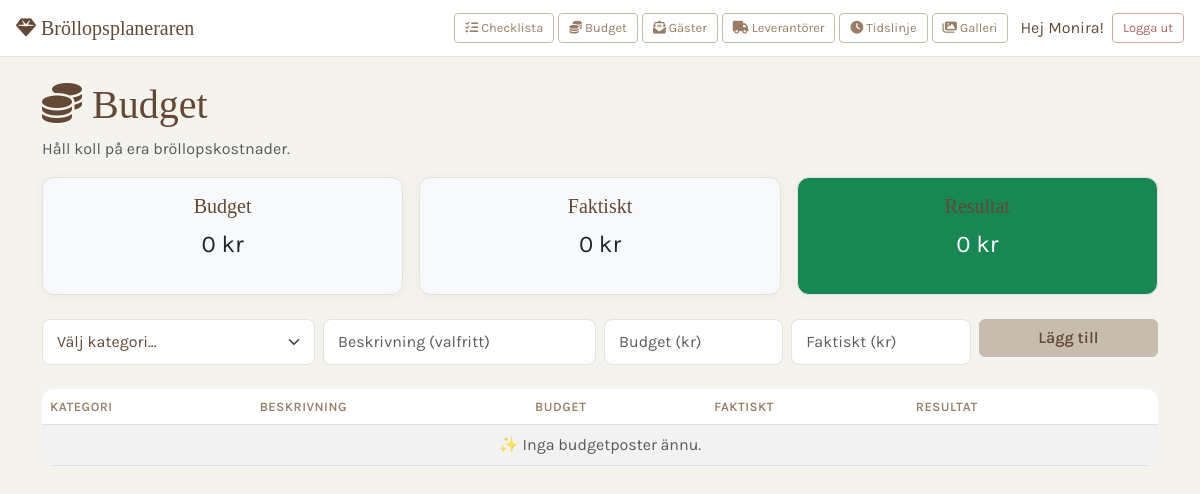
Page /checklist/budget/ (signed in) on the earlier database version.
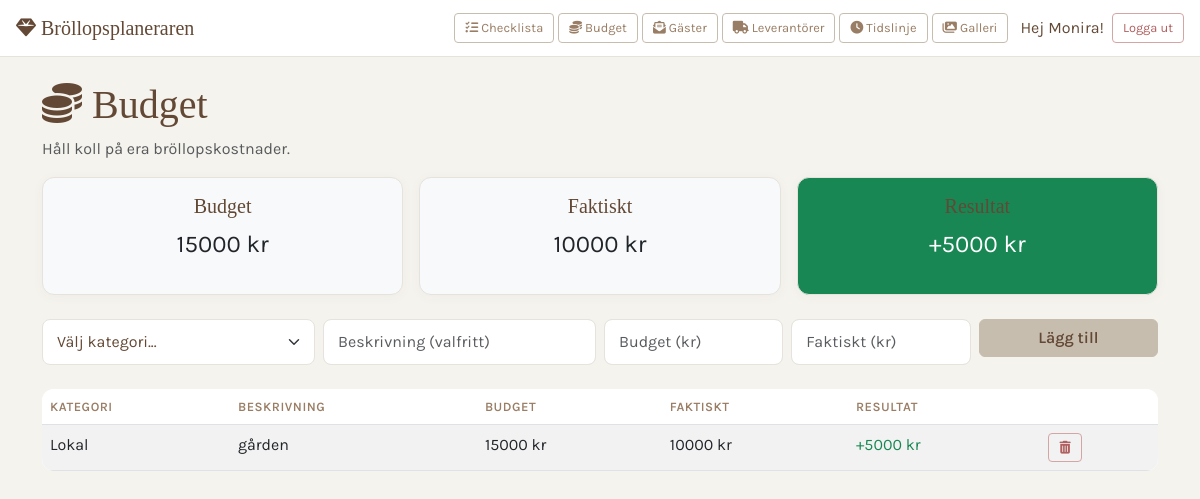
Same page on the later database version.
### planner/models.py (models this page shows, shortened)
class BudgetPost(models.Model):
    KATEGORIER = [
        ('lokal', 'Lokal'),
        ('catering', 'Catering'),
        ('fotograf', 'Fotograf'),
        ('film', 'Film'),
        ('blommor', 'Blommor'),
        ('klader', 'Klänning & Kostym'),
        ('musik', 'Musik & Underhållning'),
        ('transport', 'Transport'),
        ('inbjudningar', 'Inbjudningar'),
        ('ringar', 'Ringar'),
        ('har_och_makeup', 'Hår & Makeup'),
        ('ovrigt', 'Övrigt'),
    ]
    user = models.ForeignKey(User, on_delete=models.CASCADE)
    kategori = models.CharField(max_length=30, choices=KATEGORIER)
    beskrivning = models.CharField(max_length=255, blank=True)
    budgeterat = models.DecimalField(max_digits=10, decimal_places=0, default=0)
    faktiskt = models.DecimalField(max_digits=10, decimal_places=0, default=0)
    skapad = models.DateTimeField(auto_now_add=True)

### planner/views.py (the view)
# urls.py: path('budget/', views.budget, name='budget'),
@login_required
def budget(request):
    poster = BudgetPost.objects.filter(user=request.user).order_by('kategori')
    kategorier = BudgetPost.KATEGORIER
    total_budget = sum(p.budgeterat for p in poster)
    total_faktiskt = sum(p.faktiskt for p in poster)
    differens = total_budget - total_faktiskt
    for post in poster:
        post.diff = post.budgeterat - post.faktiskt
    return render(request, 'planner/budget.html', {
        'poster': poster,
        'kategorier': kategorier,
        'total_budget': total_budget,
        'total_faktiskt': total_faktiskt,
        'differens': differens,
    })

### planner/templates/planner/budget.html (shortened to what this page needs)
{% extends 'accounts/base.html' %}
{% block content %}
<h1>	<i class="fas fa-coins"></i> Budget</h1>
<p class="text-muted">Håll koll på era bröllopskostnader.</p>
<div class="row g-3 mb-4">
    <div class="col-md-4">
        <div class="card bg-light">
            <div class="card-body text-center">
                <h5 class="card-title">Budget</h5>
                <p class="fs-4">{{ total_budget }} kr</p>
            </div>
        </div>
    </div>
    <div class="col-md-4">
        <div class="card bg-light">
            <div class="card-body text-center">
                <h5 class="card-title">Faktiskt</h5>
                <p class="fs-4">{{ total_faktiskt }} kr</p>
            </div>
        </div>
    </div>
       <div class="col-md-4">
        <div class="card {% if differens >= 0 %}bg-success{% else %}bg-danger{% endif %} text-white">
            <div class="card-body text-center">
                <h5 class="card-title">Resultat</h5>
                <p class="fs-4">{% if differens > 0 %}+{% endif %}{{ differens }} kr</p>
            </div>
        </div>
    </div>
</div>
<form method="post" action="{% url 'add_budget_post' %}" class="row g-2 mb-4">
    <div class="col-md-3">
        <select name="kategori" class="form-select" required>
            <option value="">Välj kategori...</option>
        </select>
    </div>
    <div class="col-md-3">
        <input type="text" name="beskrivning" class="form-control" placeholder="Beskrivning (valfritt)">
    </div>
    <div class="col-md-2">
        <input type="number" name="budgeterat" class="form-control" placeholder="Budget (kr)" required>
    </div>
    <div class="col-md-2">
        <input type="number" name="faktiskt" class="form-control" placeholder="Faktiskt (kr)">
    </div>
    <div class="col-md-2">
        <button type="submit" class="btn btn-primary w-100">Lägg till</button>
    </div>
</form>
<table class="table table-striped">
    <thead>
        <tr>
            <th>Kategori</th>
            <th>Beskrivning</th>
            <th>Budget</th>
            <th>Faktiskt</th>
            <th>Resultat</th>
            <th></th>
        </tr>
    </thead>
    <tbody>
        {% for post in poster %}
            <tr>
                <td>{{ post.get_kategori_display }}</td>
                <td>{{ post.beskrivning }}</td>
                <td>{{ post.budgeterat }} kr</td>
                <td>{{ post.faktiskt }} kr</td>
                <td class="{% if post.diff >= 0 %}text-success{% else %}text-danger{% endif %}">
                    {% if post.diff > 0 %}+{% endif %}{{ post.diff }} kr
                </td>
                <td>
                    <a href="{% url 'delete_budget_post' post.id %}" class="btn btn-sm btn-outline-danger">	<i class="fas fa-trash-can"></i></a>
                </td>
            </tr>
        {% empty %}
            <tr>
                <td colspan="6" class="text-center text-muted">✨ Inga budgetposter ännu.</td>
            </tr>
        {% endfor %}
    </tbody>
</table>
{% endblock %}

Differences in the rows shown:
added BudgetPost: kategori "Lokal", beskrivning "gården", budgeterat "15000", faktiskt "10000", diff "5000"
Other differences:
{{ total_budget }}: "0" → "15000"
{{ total_faktiskt }}: "0" → "10000"
{{ differens }}: "0" → "5000"
text no longer shown: "✨ Inga budgetposter ännu."
